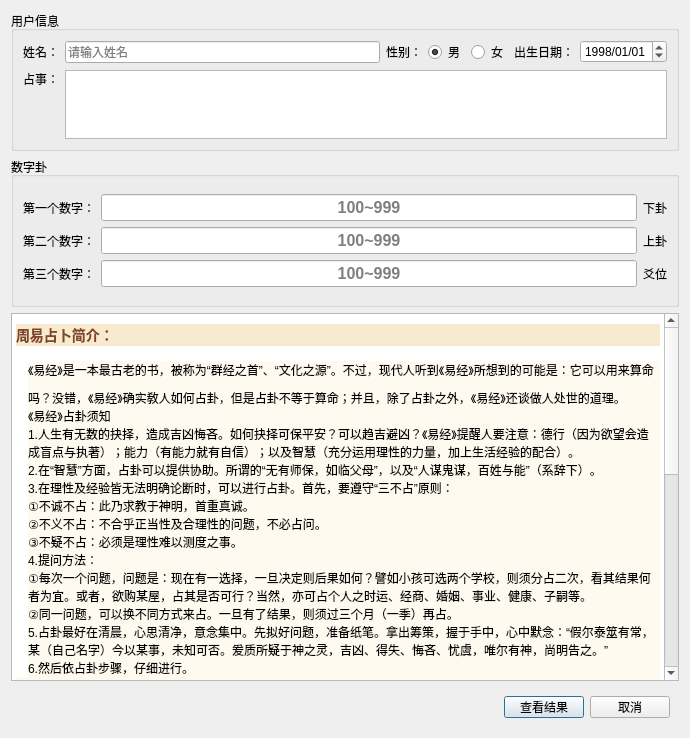
<?xml version="1.0" encoding="UTF-8"?>
<ui version="4.0">
 <class>Dialog</class>
 <widget class="QDialog" name="Dialog">
  <property name="geometry">
   <rect>
    <x>0</x>
    <y>0</y>
    <width>690</width>
    <height>738</height>
   </rect>
  </property>
  <property name="windowTitle">
   <string>Dialog</string>
  </property>
  <layout class="QVBoxLayout" name="verticalLayout_2" stretch="2,3,5,1">
   <item>
    <widget class="QGroupBox" name="groupBox">
     <property name="minimumSize">
      <size>
       <width>0</width>
       <height>140</height>
      </size>
     </property>
     <property name="maximumSize">
      <size>
       <width>16777215</width>
       <height>140</height>
      </size>
     </property>
     <property name="title">
      <string>用户信息</string>
     </property>
     <layout class="QVBoxLayout" name="verticalLayout">
      <property name="spacing">
       <number>6</number>
      </property>
      <item>
       <layout class="QHBoxLayout" name="horizontalLayout">
        <property name="spacing">
         <number>6</number>
        </property>
        <item>
         <widget class="QLabel" name="label">
          <property name="text">
           <string>姓名：</string>
          </property>
         </widget>
        </item>
        <item>
         <widget class="QLineEdit" name="lineEditName">
          <property name="placeholderText">
           <string>请输入姓名</string>
          </property>
         </widget>
        </item>
        <item>
         <widget class="QLabel" name="label_2">
          <property name="text">
           <string>性别：</string>
          </property>
         </widget>
        </item>
        <item>
         <widget class="QRadioButton" name="radioButtonMan">
          <property name="text">
           <string>男</string>
          </property>
          <property name="checked">
           <bool>true</bool>
          </property>
         </widget>
        </item>
        <item>
         <widget class="QRadioButton" name="radioButtonWoman">
          <property name="text">
           <string>女</string>
          </property>
         </widget>
        </item>
        <item>
         <widget class="QLabel" name="label_3">
          <property name="text">
           <string>出生日期：</string>
          </property>
         </widget>
        </item>
        <item>
         <widget class="QDateEdit" name="dateEditBirthday">
          <property name="dateTime">
           <datetime>
            <hour>0</hour>
            <minute>0</minute>
            <second>0</second>
            <year>1998</year>
            <month>1</month>
            <day>1</day>
           </datetime>
          </property>
          <property name="displayFormat">
           <string>yyyy/MM/dd</string>
          </property>
         </widget>
        </item>
       </layout>
      </item>
      <item>
       <layout class="QGridLayout" name="gridLayout">
        <item row="0" column="0">
         <widget class="QLabel" name="label_4">
          <property name="text">
           <string>占事：</string>
          </property>
         </widget>
        </item>
        <item row="0" column="1" rowspan="2">
         <widget class="QPlainTextEdit" name="plainTextEditWhat">
          <property name="plainText">
           <string/>
          </property>
          <property name="placeholderText">
           <string/>
          </property>
         </widget>
        </item>
        <item row="1" column="0">
         <spacer name="verticalSpacer">
          <property name="orientation">
           <enum>Qt::Vertical</enum>
          </property>
          <property name="sizeHint" stdset="0">
           <size>
            <width>20</width>
            <height>40</height>
           </size>
          </property>
         </spacer>
        </item>
       </layout>
      </item>
     </layout>
    </widget>
   </item>
   <item>
    <widget class="QGroupBox" name="groupBox_2">
     <property name="minimumSize">
      <size>
       <width>0</width>
       <height>150</height>
      </size>
     </property>
     <property name="maximumSize">
      <size>
       <width>16777215</width>
       <height>150</height>
      </size>
     </property>
     <property name="title">
      <string>数字卦</string>
     </property>
     <layout class="QVBoxLayout" name="verticalLayout_3">
      <item>
       <layout class="QGridLayout" name="gridLayout_2">
        <item row="0" column="0">
         <widget class="QLabel" name="label_5">
          <property name="text">
           <string>第一个数字：</string>
          </property>
         </widget>
        </item>
        <item row="2" column="0">
         <widget class="QLabel" name="label_7">
          <property name="text">
           <string>第三个数字：</string>
          </property>
         </widget>
        </item>
        <item row="1" column="0">
         <widget class="QLabel" name="label_6">
          <property name="text">
           <string>第二个数字：</string>
          </property>
         </widget>
        </item>
        <item row="1" column="1">
         <widget class="QLineEdit" name="lineEdit_num2">
          <property name="font">
           <font>
            <pointsize>12</pointsize>
            <bold>true</bold>
           </font>
          </property>
          <property name="maxLength">
           <number>3</number>
          </property>
          <property name="alignment">
           <set>Qt::AlignCenter</set>
          </property>
          <property name="placeholderText">
           <string>100~999</string>
          </property>
          <property name="clearButtonEnabled">
           <bool>true</bool>
          </property>
         </widget>
        </item>
        <item row="2" column="1">
         <widget class="QLineEdit" name="lineEdit_num3">
          <property name="font">
           <font>
            <pointsize>12</pointsize>
            <italic>false</italic>
            <bold>true</bold>
           </font>
          </property>
          <property name="maxLength">
           <number>3</number>
          </property>
          <property name="alignment">
           <set>Qt::AlignCenter</set>
          </property>
          <property name="placeholderText">
           <string>100~999</string>
          </property>
          <property name="clearButtonEnabled">
           <bool>true</bool>
          </property>
         </widget>
        </item>
        <item row="0" column="1">
         <widget class="QLineEdit" name="lineEdit_num1">
          <property name="font">
           <font>
            <pointsize>12</pointsize>
            <bold>true</bold>
           </font>
          </property>
          <property name="maxLength">
           <number>3</number>
          </property>
          <property name="alignment">
           <set>Qt::AlignCenter</set>
          </property>
          <property name="placeholderText">
           <string>100~999</string>
          </property>
          <property name="clearButtonEnabled">
           <bool>true</bool>
          </property>
         </widget>
        </item>
        <item row="0" column="2">
         <widget class="QLabel" name="label_19">
          <property name="text">
           <string>下卦</string>
          </property>
         </widget>
        </item>
        <item row="1" column="2">
         <widget class="QLabel" name="label_20">
          <property name="text">
           <string>上卦</string>
          </property>
         </widget>
        </item>
        <item row="2" column="2">
         <widget class="QLabel" name="label_21">
          <property name="text">
           <string>爻位</string>
          </property>
         </widget>
        </item>
       </layout>
      </item>
     </layout>
    </widget>
   </item>
   <item>
    <widget class="QTextEdit" name="textEditTips">
     <property name="readOnly">
      <bool>true</bool>
     </property>
     <property name="html">
      <string>&lt;!DOCTYPE HTML PUBLIC &quot;-//W3C//DTD HTML 4.0//EN&quot; &quot;http://www.w3.org/TR/REC-html40/strict.dtd&quot;&gt;
&lt;html&gt;&lt;head&gt;&lt;meta name=&quot;qrichtext&quot; content=&quot;1&quot; /&gt;&lt;meta charset=&quot;utf-8&quot; /&gt;&lt;style type=&quot;text/css&quot;&gt;
p, li { white-space: pre-wrap; }
&lt;/style&gt;&lt;/head&gt;&lt;body style=&quot; font-family:'Microsoft YaHei UI'; font-size:9pt; font-weight:400; font-style:normal;&quot;&gt;
&lt;h3 style=&quot; margin-top:5px; margin-bottom:5px; margin-left:0px; margin-right:0px; -qt-block-indent:0; text-indent:0px; line-height:28px; background-color:#f8eacf;&quot;&gt;&lt;span style=&quot; font-family:'Microsoft Yahei','Arial','Helvetica','sans-serif','瀹嬩綋'; font-size:large; font-weight:700; color:#804627; background-color:#f8eacf;&quot;&gt;周易占卜简介：&lt;/span&gt;&lt;/h3&gt;
&lt;p style=&quot; margin-top:0px; margin-bottom:0px; margin-left:12px; margin-right:0px; -qt-block-indent:0; text-indent:0px; line-height:28px; background-color:#fefaef;&quot;&gt;&lt;span style=&quot; font-family:'Microsoft Yahei','Arial','Helvetica','sans-serif','瀹嬩綋'; font-size:medium; color:#000000; background-color:#fefaef;&quot;&gt;《易经》是一本最古老的书，被称为“群经之首”、“文化之源”。不过，现代人听到《易经》所想到的可能是：它可以用来算命吗？没错，《易经》确实敎人如何占卦，但是占卦不等于算命；并且，除了占卦之外，《易经》还谈做人处世的道理。&lt;/span&gt;&lt;/p&gt;
&lt;p style=&quot; margin-top:0px; margin-bottom:0px; margin-left:12px; margin-right:0px; -qt-block-indent:0; text-indent:0px; background-color:#fefaef;&quot;&gt;&lt;span style=&quot; font-family:'Microsoft Yahei','Arial','Helvetica','sans-serif','瀹嬩綋'; font-size:medium; color:#000000; background-color:#fefaef;&quot;&gt;《易经》占卦须知&lt;/span&gt;&lt;span style=&quot; font-family:'Microsoft Yahei','Arial','Helvetica','sans-serif','瀹嬩綋'; font-size:medium; color:#000000;&quot;&gt;&lt;br /&gt;1.人生有无数的抉择，造成吉凶悔吝。如何抉择可保平安？可以趋吉避凶？《易经》提醒人要注意：德行（因为欲望会造成盲点与执著）；能力（有能力就有自信）；以及智慧（充分运用理性的力量，加上生活经验的配合）。&lt;br /&gt;2.在“智慧”方面，占卦可以提供协助。所谓的“无有师保，如临父母”，以及“人谋鬼谋，百姓与能”（系辞下）。&lt;br /&gt;3.在理性及经验皆无法明确论断时，可以进行占卦。首先，要遵守“三不占”原则：&lt;br /&gt;①不诚不占：此乃求教于神明，首重真诚。&lt;br /&gt;②不义不占：不合乎正当性及合理性的问题，不必占问。&lt;br /&gt;③不疑不占：必须是理性难以测度之事。&lt;br /&gt;4.提问方法：&lt;br /&gt;①每次一个问题，问题是：现在有一选择，一旦决定则后果如何？譬如小孩可选两个学校，则须分占二次，看其结果何者为宜。或者，欲购某屋，占其是否可行？当然，亦可占个人之时运、经商、婚姻、事业、健康、子嗣等。&lt;br /&gt;②同一问题，可以换不同方式来占。一旦有了结果，则须过三个月（一季）再占。&lt;br /&gt;5.占卦最好在清晨，心思清净，意念集中。先拟好问题，准备纸笔。拿出筹策，握于手中，心中默念：“假尔泰筮有常，某（自己名字）今以某事，未知可否。爰质所疑于神之灵，吉凶、得失、悔吝、忧虞，唯尔有神，尚明告之。”&lt;br /&gt;6.然后依占卦步骤，仔细进行。&lt;/span&gt;&lt;/p&gt;
&lt;p style=&quot; margin-top:0px; margin-bottom:0px; margin-left:0px; margin-right:0px; -qt-block-indent:0; text-indent:0px; background-color:#fefaef;&quot;&gt;&lt;span style=&quot; font-family:'Microsoft Yahei','Arial','Helvetica','sans-serif','瀹嬩綋'; font-size:medium; color:#000000; background-color:#fefaef;&quot;&gt; &lt;/span&gt;&lt;/p&gt;
&lt;p style=&quot; margin-top:0px; margin-bottom:0px; margin-left:0px; margin-right:0px; -qt-block-indent:0; text-indent:0px; background-color:#fefaef;&quot;&gt;&lt;span style=&quot; font-family:'Microsoft Yahei','Arial','Helvetica','sans-serif','瀹嬩綋'; font-size:medium; font-weight:700; color:#000000;&quot;&gt;周易预测摇卦方法&lt;/span&gt;&lt;/p&gt;
&lt;p style=&quot; margin-top:0px; margin-bottom:0px; margin-left:0px; margin-right:0px; -qt-block-indent:0; text-indent:0px; background-color:#fefaef;&quot;&gt;&lt;span style=&quot; font-family:'Microsoft Yahei','Arial','Helvetica','sans-serif','瀹嬩綋'; font-size:14px; color:#000000;&quot;&gt;&lt;br /&gt;按照古籍《易经》的铜币起卦方法如下：&lt;/span&gt;&lt;/p&gt;
&lt;p style=&quot; margin-top:0px; margin-bottom:0px; margin-left:0px; margin-right:0px; -qt-block-indent:0; text-indent:0px; background-color:#fefaef;&quot;&gt;&lt;span style=&quot; font-family:'Microsoft Yahei','Arial','Helvetica','sans-serif','瀹嬩綋'; font-size:14px; color:#000000; background-color:#fefaef;&quot;&gt;一、双手合十，将三枚铜钱（或铜币）合于掌心。&lt;/span&gt;&lt;/p&gt;
&lt;p style=&quot; margin-top:0px; margin-bottom:0px; margin-left:0px; margin-right:0px; -qt-block-indent:0; text-indent:0px; background-color:#fefaef;&quot;&gt;&lt;span style=&quot; font-family:'Microsoft Yahei','Arial','Helvetica','sans-serif','瀹嬩綋'; font-size:14px; color:#000000; background-color:#fefaef;&quot;&gt;二、集中意念，心里想着需要预测的事，心念要专一，一般一件事起一卦，不要同时想着几件事，这样就起卦不准了。集中意念，使手心铜钱的磁场与人体磁场相通，双手合十时间约一分钟。（注：古代起卦礼节颇多，还需沐浴更衣，焚香，静心等，这些在一般起卦时就简略了，只是在预测重大事项时，依古方起卦，准确度更高）&lt;/span&gt;&lt;/p&gt;
&lt;p style=&quot; margin-top:0px; margin-bottom:0px; margin-left:0px; margin-right:0px; -qt-block-indent:0; text-indent:0px; background-color:#fefaef;&quot;&gt;&lt;span style=&quot; font-family:'Microsoft Yahei','Arial','Helvetica','sans-serif','瀹嬩綋'; font-size:14px; color:#000000; background-color:#fefaef;&quot;&gt;三、双手合十，掌心略留空间，使得铜钱能够在双手掌心转动为佳，双手摇动几次后，松开，让铜钱落在桌面，看三个铜钱中，共有几个是“背面”：一个背面记作“、”，两个背面记作“、、”，三个背面记作：“o”,如果三个都是正面，则记作“x”,这样，一卦的一爻便形成了。&lt;/span&gt;&lt;/p&gt;
&lt;p style=&quot; margin-top:0px; margin-bottom:0px; margin-left:0px; margin-right:0px; -qt-block-indent:0; text-indent:0px; background-color:#fefaef;&quot;&gt;&lt;span style=&quot; font-family:'Microsoft Yahei','Arial','Helvetica','sans-serif','瀹嬩綋'; font-size:14px; color:#000000;&quot;&gt;&lt;br /&gt;四、照上面方法共摇六次，从下向上分别记录每一次（也就是每一爻）的结果，一个完整的卦（共六爻）就形成了，可以用于预测了。例如摇了六次，记录如下：&lt;/span&gt;&lt;/p&gt;
&lt;p style=&quot; margin-top:0px; margin-bottom:0px; margin-left:0px; margin-right:0px; -qt-block-indent:0; text-indent:0px; background-color:#fefaef;&quot;&gt;&lt;span style=&quot; font-family:'Microsoft Yahei','Arial','Helvetica','sans-serif','瀹嬩綋'; font-size:14px; color:#000000; background-color:#fefaef;&quot;&gt;第六次（一个背面） 结果“、”&lt;/span&gt;&lt;span style=&quot; font-family:'Microsoft Yahei','Arial','Helvetica','sans-serif','瀹嬩綋'; font-size:14px; color:#000000;&quot;&gt;&lt;br /&gt;第五次（一个背面） 结果“、”&lt;br /&gt;第四次（两个背面） 结果“、、”&lt;br /&gt;第三次（三个背面） 结果“o”&lt;br /&gt;第二次（三个正面） 结果“x”&lt;br /&gt;第一次（一个背面） 结果“、”&lt;/span&gt;&lt;/p&gt;
&lt;p style=&quot; margin-top:0px; margin-bottom:0px; margin-left:0px; margin-right:0px; -qt-block-indent:0; text-indent:0px; background-color:#fefaef;&quot;&gt;&lt;span style=&quot; font-family:'Microsoft Yahei','Arial','Helvetica','sans-serif','瀹嬩綋'; font-size:14px; color:#000000;&quot;&gt;&lt;br /&gt;这就是完整的一卦，方法并不难，难就难在心念专一、一事一卦，当然还有解卦的准确性了。&lt;/span&gt;&lt;/p&gt;&lt;/body&gt;&lt;/html&gt;</string>
     </property>
    </widget>
   </item>
   <item>
    <widget class="QWidget" name="widget_2" native="true">
     <property name="minimumSize">
      <size>
       <width>0</width>
       <height>40</height>
      </size>
     </property>
     <property name="maximumSize">
      <size>
       <width>16777215</width>
       <height>40</height>
      </size>
     </property>
     <layout class="QHBoxLayout" name="horizontalLayout_2">
      <item>
       <spacer name="horizontalSpacer">
        <property name="orientation">
         <enum>Qt::Horizontal</enum>
        </property>
        <property name="sizeHint" stdset="0">
         <size>
          <width>460</width>
          <height>19</height>
         </size>
        </property>
       </spacer>
      </item>
      <item>
       <widget class="QPushButton" name="pushButtonOK">
        <property name="text">
         <string>查看结果</string>
        </property>
       </widget>
      </item>
      <item>
       <widget class="QPushButton" name="pushButtonCancel">
        <property name="text">
         <string>取消</string>
        </property>
       </widget>
      </item>
     </layout>
    </widget>
   </item>
  </layout>
 </widget>
 <tabstops>
  <tabstop>lineEditName</tabstop>
  <tabstop>radioButtonMan</tabstop>
  <tabstop>radioButtonWoman</tabstop>
  <tabstop>dateEditBirthday</tabstop>
  <tabstop>plainTextEditWhat</tabstop>
  <tabstop>lineEdit_num1</tabstop>
  <tabstop>lineEdit_num2</tabstop>
  <tabstop>lineEdit_num3</tabstop>
  <tabstop>pushButtonOK</tabstop>
  <tabstop>pushButtonCancel</tabstop>
 </tabstops>
 <resources>
  <include location="res.qrc"/>
 </resources>
 <connections>
  <connection>
   <sender>pushButtonCancel</sender>
   <signal>clicked()</signal>
   <receiver>Dialog</receiver>
   <slot>close()</slot>
   <hints>
    <hint type="sourcelabel">
     <x>634</x>
     <y>657</y>
    </hint>
    <hint type="destinationlabel">
     <x>344</x>
     <y>343</y>
    </hint>
   </hints>
  </connection>
 </connections>
</ui>
